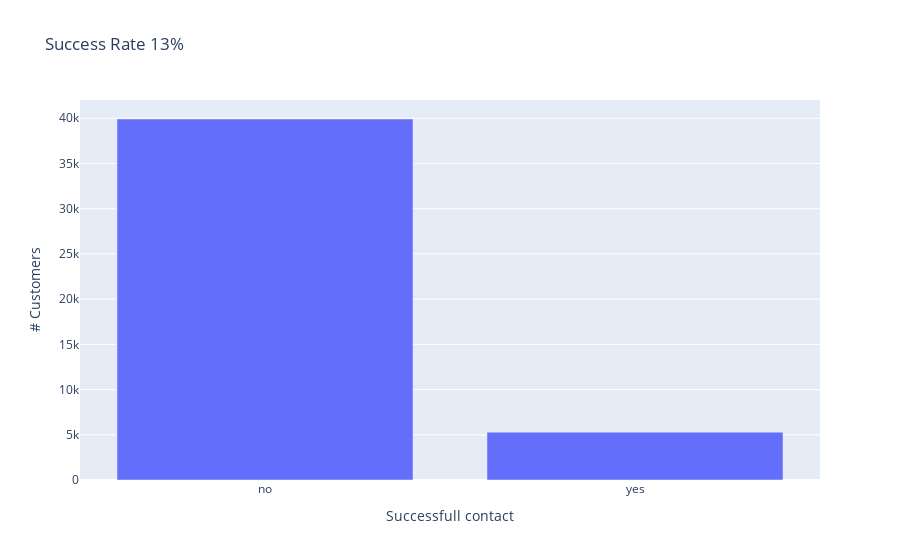

Notebook code for this chart:
### Code cell
fig = px.bar(df["y"].value_counts(), title=f"Success Rate {int(round(5289/39922, 2)*100)}%") 
fig.layout.yaxis.title = "# Customers"
fig.layout.xaxis.title = "Successfull contact"
fig.layout.showlegend = False
fig.show()

### Figure 1 — Plotly figure (JSON) as saved in the notebook; plotly's stock layout.template omitted (floating-point values rounded to 4 significant figures)
{"data": [{"alignmentgroup": "True", "hovertemplate": "variable=y<br>index=%{x}<br>value=%{y}<extra></extra>", "legendgroup": "y", "marker": {"color": "#636efa"}, "name": "y", "offsetgroup": "y", "orientation": "v", "showlegend": true, "textposition": "auto", "type": "bar", "x": ["no", "yes"], "xaxis": "x", "y": [39922, 5289], "yaxis": "y"}], "layout": {"barmode": "relative", "legend": {"title": {"text": "variable"}, "tracegroupgap": 0}, "showlegend": false, "title": {"text": "Success Rate 13%"}, "xaxis": {"anchor": "y", "domain": [0, 1], "title": {"text": "Successfull contact"}}, "yaxis": {"anchor": "x", "domain": [0, 1], "title": {"text": "# Customers"}}}}
